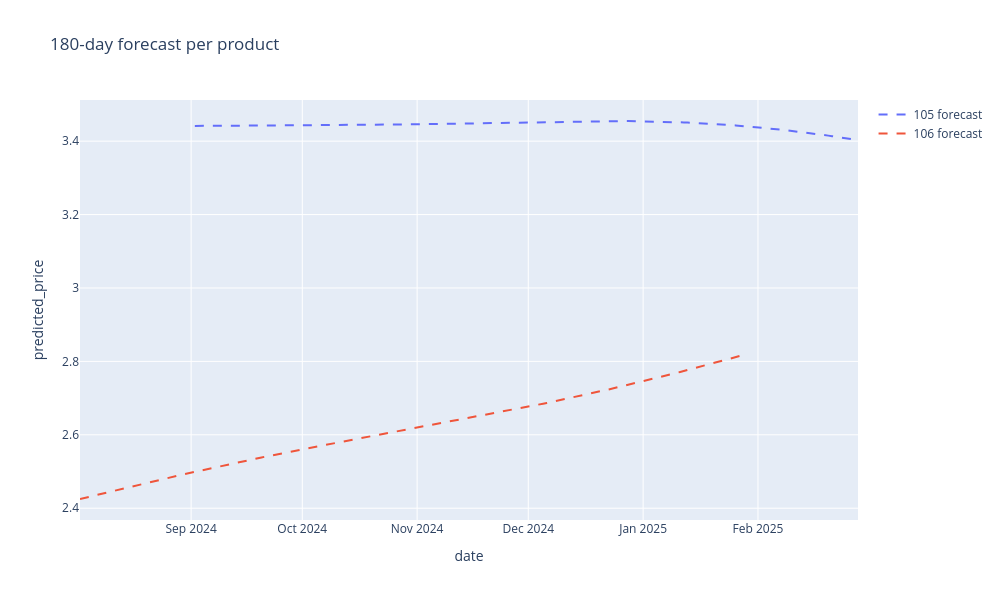

Notebook code for this chart:
### Code cell
# 180-day forecast using fitted models
from src.fidzulu.business.synodical_regressor import double_sin_trend_model
import numpy as np
import pandas as pd
import plotly.graph_objects as go
import plotly.express as px

if 'fit_results' not in globals() or 'train_splits' not in globals():
    raise RuntimeError('run the splitting and fitting cells before forecasting')

forecasts = []
for pid, r in fit_results.items():
    if not (r and r.get('success') and r.get('params') is not None):
        continue
    dfp = train_splits.get(pid)
    if dfp is None or dfp.empty:
        # try concatenated_train as fallback
        if 'concatenated_train' in globals() and not concatenated_train.empty:
            dfp = concatenated_train[concatenated_train['prod_id'] == pid]
    if dfp is None or dfp.empty:
        continue
    dfp = dfp.sort_values('start_date').copy()
    dfp['start_date'] = pd.to_datetime(dfp['start_date'], errors='coerce')
    dfp['t'] = pd.to_numeric(dfp['t'], errors='coerce')
    last_t = float(dfp['t'].max())
    last_date = pd.to_datetime(dfp['start_date'].max())
    days_ahead = np.arange(1, 181)
    t_future = last_t + days_ahead
    dates_future = last_date + pd.to_timedelta(days_ahead, unit='D')
    p = r['params']
    y_future = double_sin_trend_model(t_future, *p)
    df_future = pd.DataFrame({'prod_id': pid, 'start_date': dates_future, 't': t_future, 'predicted': y_future})
    forecasts.append(df_future)
    # store forecast per product inside fit_results for later inspection
    r['forecast'] = df_future

if forecasts:
    forecast_df = pd.concat(forecasts, ignore_index=True)
    forecast_df['start_date'] = pd.to_datetime(forecast_df['start_date'])
else:
    forecast_df = pd.DataFrame(columns=['prod_id', 'start_date', 't', 'predicted'])

print('Generated forecast rows:', len(forecast_df))

# Plot forecasts (one dashed line per product)
fig = go.Figure()
colors = px.colors.qualitative.Plotly
prod_ids = sorted(forecast_df['prod_id'].dropna().unique())
for i, pid in enumerate(prod_ids):
    grp = forecast_df[forecast_df['prod_id'] == pid].sort_values('start_date')
    if grp.empty:
        continue
    color = colors[i % len(colors)]
    fig.add_trace(go.Scatter(x=grp['start_date'], y=grp['predicted'], mode='lines',
                             name=f'{pid} forecast', line=dict(color=color, dash='dash')))

fig.update_layout(title='180-day forecast per product', xaxis_title='date', yaxis_title='predicted_price', width=1000, height=600)
fig.show()

### Figure 1 — Plotly figure (JSON) as saved in the notebook; plotly's stock layout.template omitted (floating-point values rounded to 4 significant figures; data arrays with more than 128 entries replaced by an {"elided": "..."} marker saying what was removed)
{"data": [{"line": {"color": "#636EFA", "dash": "dash"}, "mode": "lines", "name": "105 forecast", "type": "scatter", "x": {"elided": "180 str values"}, "y": {"elided": "180 float values"}}, {"line": {"color": "#EF553B", "dash": "dash"}, "mode": "lines", "name": "106 forecast", "type": "scatter", "x": {"elided": "180 str values"}, "y": {"elided": "180 float values"}}], "layout": {"height": 600, "title": {"text": "180-day forecast per product"}, "width": 1000, "xaxis": {"title": {"text": "date"}}, "yaxis": {"title": {"text": "predicted_price"}}}}
